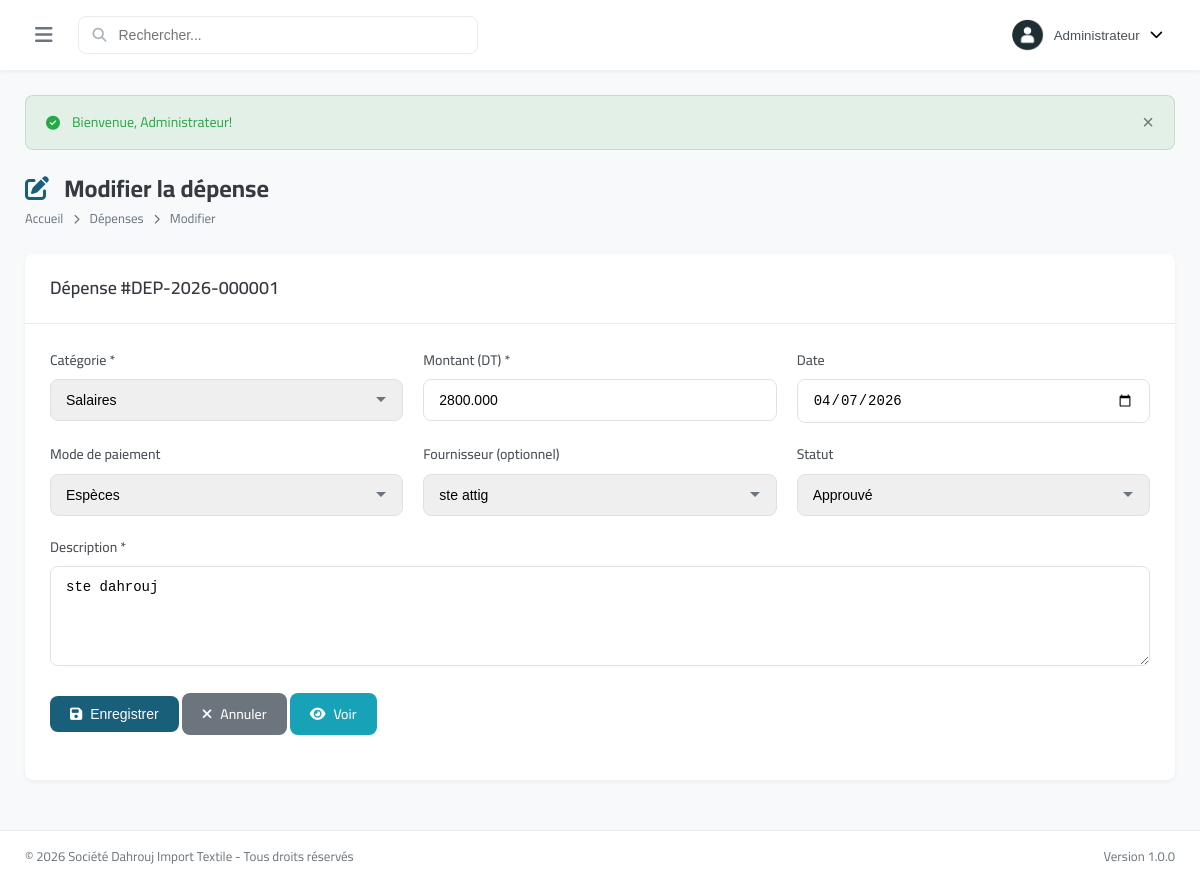
The app's page /modules/accounting/expense_edit.php?id=1 (signed in) with its own data.
### tables this page shows
CREATE TABLE `expenses` (
  `id` int(11) NOT NULL,
  `expense_number` varchar(50) NOT NULL,
  `expense_date` date DEFAULT curdate(),
  `category` varchar(50) DEFAULT NULL,
  `description` text DEFAULT NULL,
  `amount` decimal(15,3) NOT NULL,
  `payment_method` enum('cash','check','transfer') DEFAULT 'cash',
  `partner_id` int(11) DEFAULT NULL,
  `user_id` int(11) DEFAULT NULL,
  `status` enum('pending','approved','paid') DEFAULT 'pending',
  `created_at` datetime DEFAULT current_timestamp()
);

CREATE TABLE `partners` (
  `id` int(11) NOT NULL,
  `code` varchar(50) NOT NULL,
  `company_name` varchar(200) NOT NULL,
  `contact_name` varchar(100) DEFAULT NULL,
  `email` varchar(100) DEFAULT NULL,
  `phone` varchar(20) DEFAULT NULL,
  `phone2` varchar(20) DEFAULT NULL,
  `address` text DEFAULT NULL,
  `city` varchar(50) DEFAULT NULL,
  `country` varchar(50) DEFAULT 'Tunisia',
  `tax_number` varchar(50) DEFAULT NULL,
  `registration_number` varchar(50) DEFAULT NULL,
  `partner_type` enum('supplier','transporter','other') DEFAULT 'supplier',
  `balance` decimal(15,3) DEFAULT 0.000,
  `status` enum('active','inactive') DEFAULT 'active',
  `notes` text DEFAULT NULL,
  `created_at` datetime DEFAULT current_timestamp(),
  `updated_at` datetime DEFAULT current_timestamp() ON UPDATE current_timestamp()
);

### modules/accounting/expense_edit.php (the view, shortened to what this page needs)
<?php
$db = getDB();
$id = intval($_GET['id']);
$stmt = $db->prepare("SELECT * FROM expenses WHERE id = ?");
$stmt->execute([$id]);
$expense = $stmt->fetch();
$partners = $db->query("SELECT id, company_name FROM partners WHERE status = 'active' ORDER BY company_name ASC")->fetchAll();
require_once '../../includes/header.php';
?>
<div class="page-header">
    <div>
        <h1 class="page-title"><i class="fas fa-edit"></i> Modifier la dépense</h1>
        <nav class="breadcrumb">
            <a href="../../index.php">Accueil</a>
            <i class="fas fa-chevron-right"></i>
            <a href="expenses.php">Dépenses</a>
            <i class="fas fa-chevron-right"></i>
            <span>Modifier</span>
        </nav>
    </div>
</div>
<div class="card">
    <div class="card-header"><h3 class="card-title">Dépense #<?php echo $expense['expense_number']; ?></h3></div>
    <div class="card-body">
        <form method="POST" action="" data-validate>
            <div class="form-row">
                <div class="form-group">
                    <label for="category">Catégorie <span class="text-danger">*</span></label>
                    <select id="category" name="category" class="form-control" required>
                        <?php
                        $categories = ['Frais généraux', 'Transport', 'Salaires', 'Loyer', 'Services', 'Marketing', 'Autre'];
                        foreach ($categories as $cat):
                            $selected = ($expense['category'] == $cat) ? 'selected' : '';
                        ?>
                        <option value="<?php echo $cat; ?>" <?php echo $selected; ?>><?php echo $cat; ?></option>
                        <?php endforeach; ?>
                    </select>
                </div>
                <div class="form-group">
                    <label for="amount">Montant (DT) <span class="text-danger">*</span></label>
                    <input type="number" id="amount" name="amount" class="form-control" step="0.001" min="0.001" value="<?php echo $expense['amount']; ?>" required>
                </div>
                <div class="form-group">
                    <label for="expense_date">Date</label>
                    <input type="date" id="expense_date" name="expense_date" class="form-control" value="<?php echo $expense['expense_date']; ?>">
                </div>
            </div>
            <div class="form-row">
                <div class="form-group">
                    <label for="payment_method">Mode de paiement</label>
                    <select id="payment_method" name="payment_method" class="form-control">
                        <option value="cash" <?php echo $expense['payment_method'] == 'cash' ? 'selected' : ''; ?>>Espèces</option>
                    </select>
                </div>
                <div class="form-group">
                    <label for="partner_id">Fournisseur (optionnel)</label>
                    <select id="partner_id" name="partner_id" class="form-control">
                        <?php foreach ($partners as $p): ?>
                        <option value="<?php echo $p['id']; ?>" <?php echo ($expense['partner_id'] == $p['id']) ? 'selected' : ''; ?>><?php echo $p['company_name']; ?></option>
                        <?php endforeach; ?>
                    </select>
                </div>
                <div class="form-group">
                    <label for="status">Statut</label>
                    <select id="status" name="status" class="form-control">
                        <option value="approved" <?php echo $expense['status'] == 'approved' ? 'selected' : ''; ?>>Approuvé</option>
                    </select>
                </div>
            </div>
            <div class="form-group">
                <label for="description">Description <span class="text-danger">*</span></label>
                <textarea id="description" name="description" class="form-control" rows="3" required><?php echo htmlspecialchars($expense['description']); ?></textarea>
            </div>
            <div class="form-group">
                <button type="submit" class="btn btn-primary"><i class="fas fa-save"></i> Enregistrer</button>
                <a href="expenses.php" class="btn btn-secondary"><i class="fas fa-times"></i> Annuler</a>
                <a href="expense_view.php?id=<?php echo $id; ?>" class="btn btn-info"><i class="fas fa-eye"></i> Voir</a>
            </div>
        </form>
    </div>
</div>
<?php require_once '../../includes/footer.php'; ?>

### assets/css/style.css (style rules this page uses)
:root { --primary-color: #1a5f7a; --primary-dark: #134b61; --primary-light: #2d8faf; --secondary-color: #c84b31; --secondary-dark: #a33d27; --success-color: #28a745; --warning-color: #ffc107; --danger-color: #dc3545; --info-color: #17a2b8; --light-color: #f8f9fa; --dark-color: #343a40; --gray-100: #f8f9fa; --gray-200: #e9ecef; --gray-300: #dee2e6; --gray-400: #ced4da; --gray-500: #adb5bd; --gray-600: #6c757d; --gray-700: #495057; --gray-800: #343a40; --gray-900: #212529; --sidebar-width: 280px; --sidebar-collapsed: 70px; --header-height: 70px; --footer-height: 50px; --border-radius: 8px; --border-radius-lg: 12px; --border-radius-sm: 4px; --shadow-sm: 0 2px 4px rgba(0,0,0,0.05); --shadow: 0 4px 6px rgba(0,0,0,0.1); --shadow-lg: 0 10px 25px rgba(0,0,0,0.15); --transition: all 0.3s ease; }
* { margin: 0; padding: 0; box-sizing: border-box; }
body { font-family: 'Cairo', -apple-system, BlinkMacSystemFont, 'Segoe UI', Roboto, sans-serif; font-size: 14px; line-height: 1.6; color: var(--gray-800); background-color: var(--gray-100); direction: ltr; }
a { text-decoration: none; color: inherit; transition: var(--transition); }
.page-header { display: flex; justify-content: space-between; align-items: center; margin-bottom: 25px; flex-wrap: wrap; gap: 15px; }
.page-title { font-size: 24px; font-weight: 700; color: var(--gray-800); }
.page-title i { color: var(--primary-color); margin-right: 10px; }
.breadcrumb { display: flex; align-items: center; gap: 10px; font-size: 13px; color: var(--gray-600); }
.breadcrumb i { font-size: 10px; }
.card { background: white; border-radius: var(--border-radius); box-shadow: var(--shadow-sm); margin-bottom: 25px; }
.card-header { padding: 20px 25px; border-bottom: 1px solid var(--gray-200); display: flex; justify-content: space-between; align-items: center; flex-wrap: wrap; gap: 15px; }
.card-title { font-size: 18px; font-weight: 600; color: var(--gray-800); }
.card-body { padding: 25px; }
.btn { display: inline-flex; align-items: center; justify-content: center; gap: 8px; padding: 10px 20px; font-size: 14px; font-weight: 500; border-radius: var(--border-radius); border: none; cursor: pointer; transition: var(--transition); }
.btn-primary { background: var(--primary-color); color: white; }
.btn-secondary { background: var(--gray-600); color: white; }
.btn-info { background: var(--info-color); color: white; }
.form-group { margin-bottom: 20px; }
.form-row { display: grid; grid-template-columns: repeat(auto-fit, minmax(200px, 1fr)); gap: 20px; }
label { display: block; margin-bottom: 8px; font-weight: 500; color: var(--gray-700); }
.form-control { width: 100%; padding: 12px 15px; border: 1px solid var(--gray-300); border-radius: var(--border-radius); font-size: 14px; transition: var(--transition); }
select.form-control { appearance: none; background-repeat: no-repeat; background-position: right 15px center; padding-right: 40px; }
textarea.form-control { resize: vertical; min-height: 100px; }

### records on screen
expenses: expense_number "DEP-2026-000001", amount "2800.000", expense_date "04/07/2026", payment_method "Espèces", partner_id "ste attig", status "Approuvé", description "ste dahrouj"

### other values on screen
$_SESSION['user_name'] "Administrateur"
$flash['message'] "Bienvenue, Administrateur!"
APP_NAME "Société Dahrouj Import Textile"
APP_VERSION "1.0.0"
form field category "Salaires"
